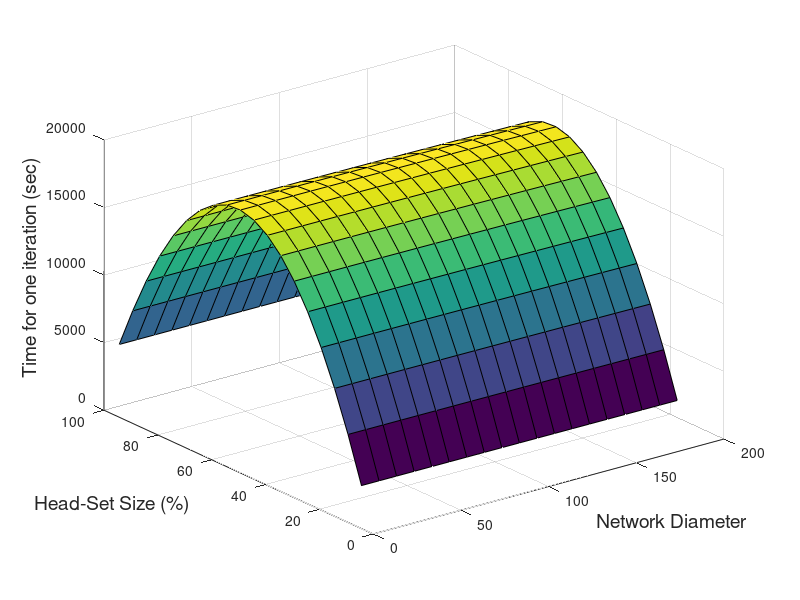

This figure's MATLAB source:
el=0.0013*10^-12; es=10*10^-12; Ee=50*10^-9; Ebf=5*10^-9;
n=1000; k=50; d=100; l=4000; r=250*10^3; Estart=0.1;
[M,m]=meshgrid([1:10:190],[1:1:19]);
Ech_elect=l.*(Ee*(n/k)+Ebf*((n/k)-1)+es*d^2);
Enon_ch_elect=l.*(Ee*(1+k)+(k*Ebf)+es.*((M.*M)/(2*3.14159*k)));
Ech_frame=l.*(((n/k)-m)*Ebf+(el*d^4)+((n/k)-m+1)*Ee);
Enon_ch_frame=l*(Ee+es.*((M.^2)/(2*3.14159*k)));
f1=1./(((n/k)-m+1)*k);
f2=((n/k)-m)./(((n/k)-m+1)*k);
p1=((m.*Estart)-Ech_elect-Enon_ch_elect);
p2=(f1.*Ech_frame)+(f2.*Enon_ch_frame);
Nf=p1./p2;
ti=Nf.*(n/k-(m-1))*(l/r);
surf(M,(m*k*100)/n,ti);
xlabel('Network Diameter', 'FontSize',14)
ylabel('Head-Set Size (%)', 'FontSize',14)
zlabel('Time for one iteration (sec)','FontSize',14)